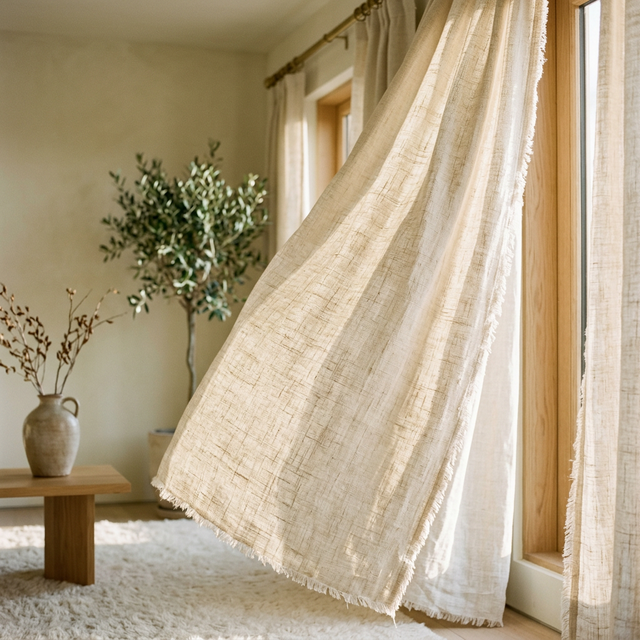
#> input picture v3/assets/img/detail.png, 640 x 640 px, found by its file name; its folder holds 4 pictures in this run
$ python crop_logos.py
#> lines starting #> are read from the running program, lines starting #| are printed output that depends on the picture
import os
from PIL import Image

folder = r"c:\xampp\htdocs\livoliav2\theme\assets\img"

for filename in os.listdir(folder):
    if filename.endswith(".jpg") or filename.endswith(".png"):
        path = os.path.join(folder, filename)
        try:
            with Image.open(path) as img:
#> img is the input picture: PIL image 640x640 RGB; mean R, G, B 178.4, 162.3, 134.6
                width, height = img.size
#> width = 640; height = 640
                # Crop 60 pixels from the bottom
                cropped_img = img.crop((0, 0, width, height - 60))
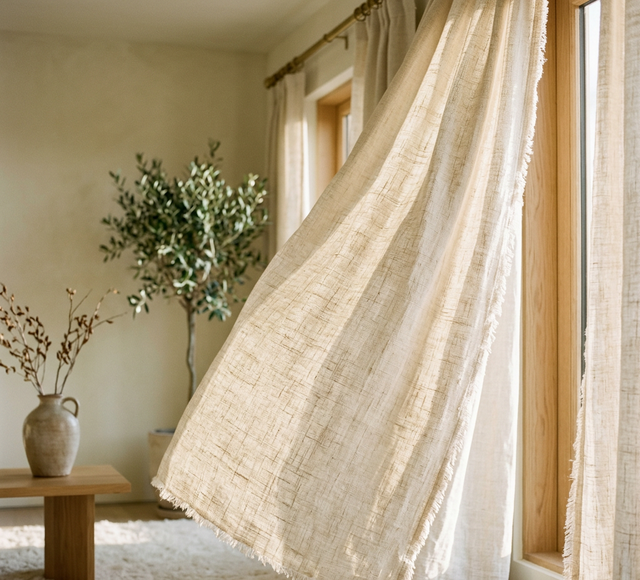
#> cropped_img: PIL image 640x580 RGB; mean R, G, B 179.2, 162.7, 134.1

            # Save it back (overwrite)
            cropped_img.save(path)
            print(f"Cropped {filename} successfully.")
        except Exception as e:
            print(f"Failed to crop {filename}: {e}")
#> pass 2 of the loop `for filename in os.listdir(folder):`:
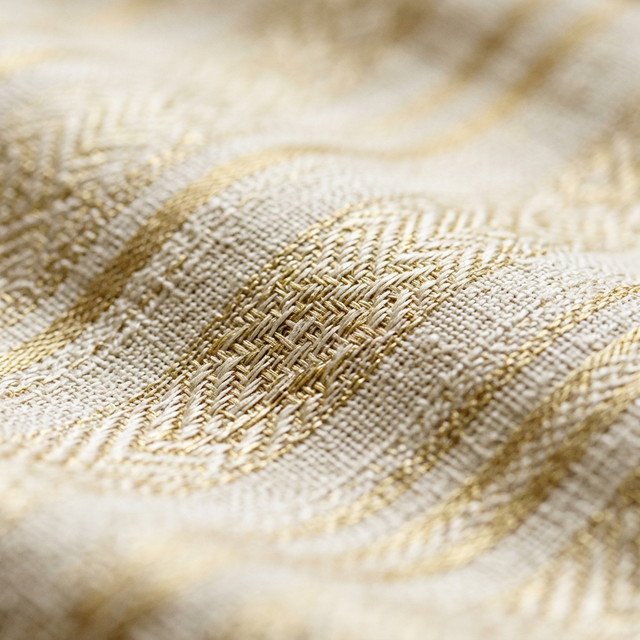
#> input picture v3/assets/img/fabrics.png, 640 x 640 px, found by its file name
#> img is the input picture: PIL image 640x640 RGB; mean R, G, B 201, 188.4, 164.8
#> `cropped_img = img.crop((0, 0, width, height - 60))`:
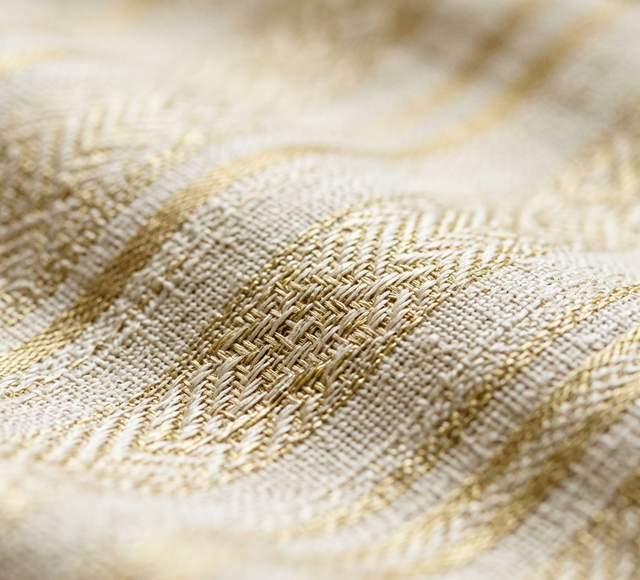
#> cropped_img: PIL image 640x580 RGB; mean R, G, B 200.8, 188.1, 164.4
#> pass 3 of the loop `for filename in os.listdir(folder):`:
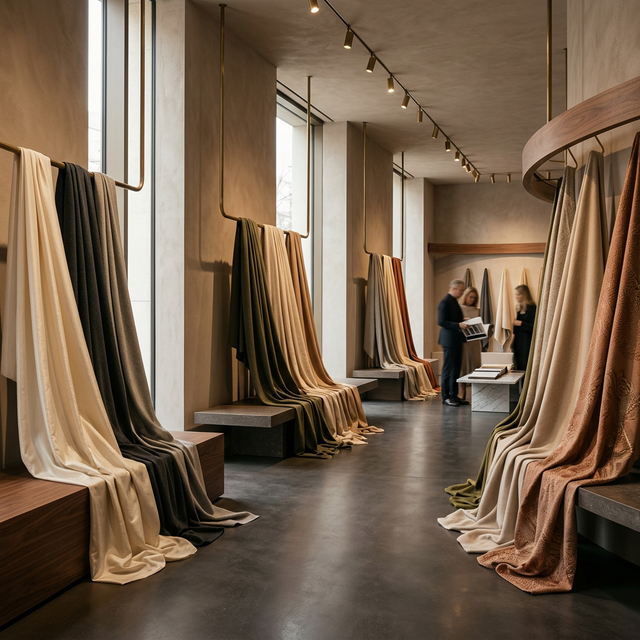
#> input picture v3/assets/img/hero.png, 640 x 640 px, found by its file name
#> img is the input picture: PIL image 640x640 RGB; mean R, G, B 117.8, 97.5, 77.9
#> `cropped_img = img.crop((0, 0, width, height - 60))`:
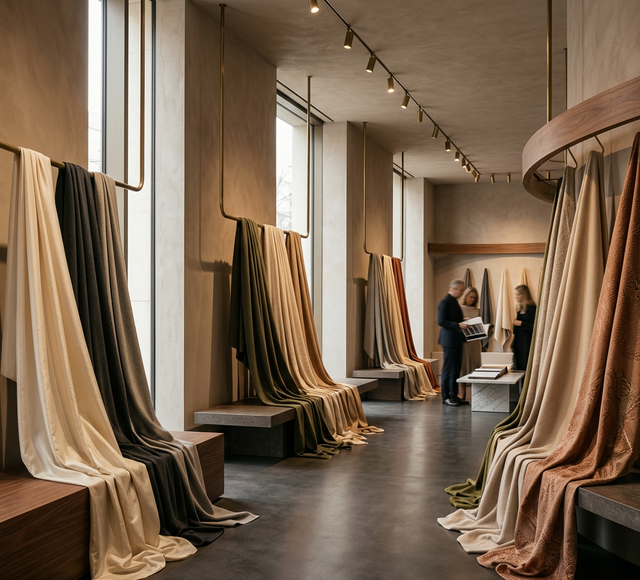
#> cropped_img: PIL image 640x580 RGB; mean R, G, B 122.8, 101.5, 81
#> the loop made 4 passes; the first 3 are shown
